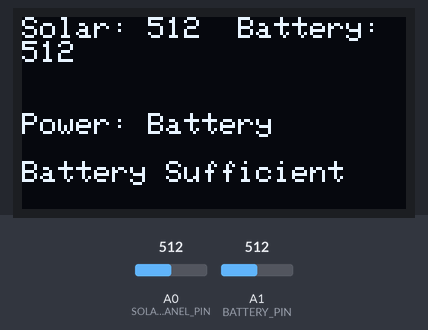
Bench run of a sketch on a simulated Arduino Uno, built with avr-gcc and run on an emulated ATmega328P. On the bench: 128×64 one-colour display. The inputs (shaded band) are chosen by the test bench; at power-on: A0 (SOLAR_PANEL_PIN) = 512, A1 (BATTERY_PIN) = 512. What the sketch prints to the serial monitor is not drawn.

Above: at 1.2 s.
1.3 s: A0 (SOLAR_PANEL_PIN) set to 716
At 2.7 s:
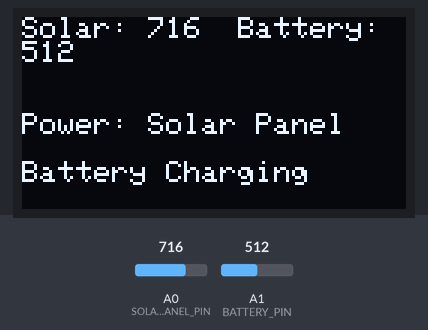
3.8 s: A1 (BATTERY_PIN) set to 810
At 5.5 s:
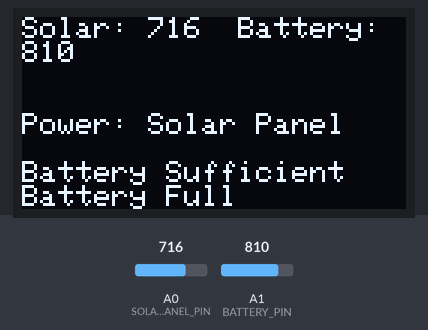
6.1 s: A0 (SOLAR_PANEL_PIN) set to 900
At 8.0 s:
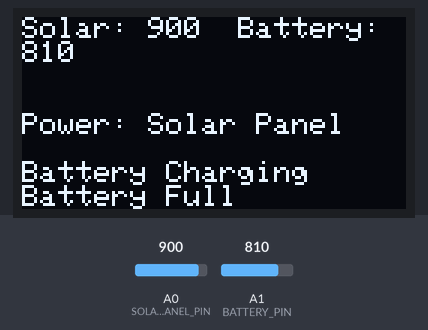
8.4 s: A1 (BATTERY_PIN) set to 884
At 10.3 s:
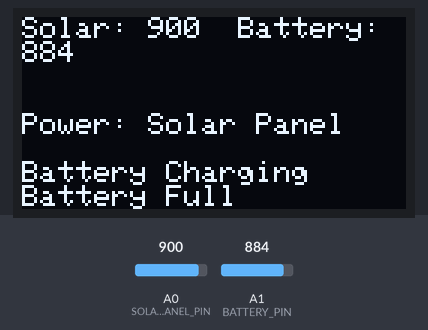
10.8 s: A1 (BATTERY_PIN) set to 913
At 12.8 s:
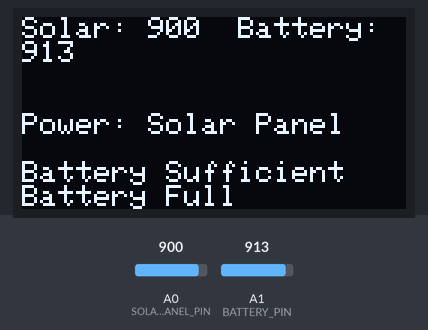
13.1 s: A0 (SOLAR_PANEL_PIN) set to 531
At 15.1 s:
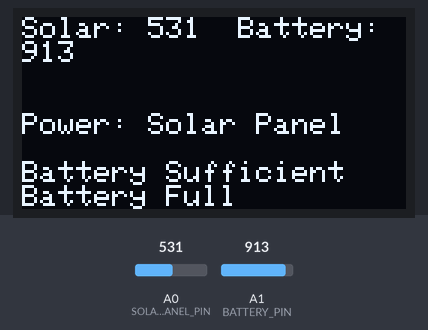
15.4 s: A0 (SOLAR_PANEL_PIN) set to 497
Timing chart, 0 to 18.4 s (numbered marks = the images above; inputs shaded):
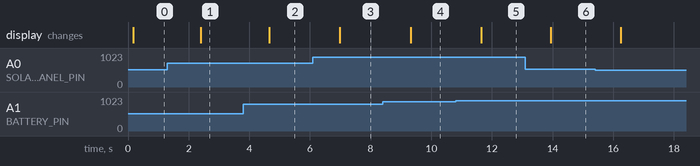

Measured:
- the behaviour switches between 899 and 900 on A1 (BATTERY_PIN) (found by bisection; images 4 and 5)
- after the input at 1.3 s, the display: changes after 1.1 s (image 1)
- after the input at 3.8 s, the display: changes after 0.86 s (image 2)
- after the input at 6.1 s, the display: changes after 0.88 s (image 3)
- after the input at 8.4 s, the display: changes after 0.93 s (image 4)
- after the input at 10.8 s, the display: changes after 0.85 s (image 5)
- after the input at 13.1 s, the display: changes after 0.83 s (image 6)

The sketch:

LAB_4_Q3_mP.ino
```cpp
//***using the potentiometer to on pcb to ask change the voltages being produced by "solar panel"

//here we are including our libraries
#include <Wire.h>
#include <Adafruit_GFX.h>
#include <Adafruit_SSD1306.h>

//here we are assigning our pins to the variables
#define SOLAR_PANEL_PIN A0
#define BATTERY_PIN A1
#define CHARGING_VOLTAGE_THRESHOLD 800  // Threshold for fully charged battery
#define SOLAR_THRESHOLD 512  // Solar panel voltage threshold (around 2.5V)

//here we are setting up the screen
#define SCREEN_WIDTH 128
#define SCREEN_HEIGHT 64
#define OLED_RESET    -1
Adafruit_SSD1306 display(SCREEN_WIDTH, SCREEN_HEIGHT, &Wire, OLED_RESET);

void setup() {
  // here we starting serial communication
  Serial.begin(9600);

  //here we are initializing the screen
  if(!display.begin(SSD1306_SWITCHCAPVCC, 0x3C)) {
    Serial.println(F("SSD1306 allocation failed"));
    for(;;); // Halt if screen fails to initialize
  }

  //here we are setting up the screen
  //by setting the text size, color, and cursor
  display.clearDisplay();
  display.setTextSize(1);
  display.setTextColor(SSD1306_WHITE);
  display.setCursor(0,0);
  display.print(F("Solar Charge Controller"));
  display.display();
}

void loop() {
  //here we are reading the voltages from the solar panel and the battery
  int solarPanelVoltage = analogRead(SOLAR_PANEL_PIN);
  int batteryVoltage = analogRead(BATTERY_PIN);

  //here we are printing the raw analog reads to the serial monitor
  Serial.print("Solar Panel Voltage (Raw): ");
  Serial.println(solarPanelVoltage);
  Serial.print("Battery Voltage (Raw): ");
  Serial.println(batteryVoltage);

  //here we are clearning the display
  display.clearDisplay();

  //then displaying the current voltage readings
  display.setCursor(0, 0);
  display.print(F("Solar: "));
  display.print(solarPanelVoltage);
  display.print(F("  Battery: "));
  display.println(batteryVoltage);

  //here we are checking if the solar panel voltage is greater than the threshold
  //depending on it is greater than or less than the threshold voltage will determine which
  //component is providing power
  if (solarPanelVoltage > SOLAR_THRESHOLD) {
    //here we are setting the cursor for where the text should be written on the screen
    display.setCursor(0, 32);
    display.print(F("Power: Solar Panel"));
    Serial.println("Solar panel is providing power.");
  }
  else {
    display.setCursor(0, 32);
    display.print(F("Power: Battery"));
    Serial.println("Solar panel is not providing power. Using battery.");
  }

  //here we are checking if the battery voltage is lower than the solar panel voltage
  //if that is the case then the battery will be considered to be charging and this will be displayed on the screen
  if (batteryVoltage < solarPanelVoltage) {
    //here we are setting the cursor for where the text should be written on the screen
    display.setCursor(0, 48);
    display.print(F("Battery Charging"));
    Serial.println("Battery voltage is lower than solar panel. Charging battery.");
  } else {
    display.setCursor(0, 48);
    display.print(F("Battery Sufficient"));
    Serial.println("Battery voltage is sufficient.");
  }

  //here we are checking ff the battery is sufficiently charged
  //if this is the case then the battery will stop charging and use solar power
  if (batteryVoltage >= CHARGING_VOLTAGE_THRESHOLD) {
    //here we are setting the cursor for where the text should be written on the screen
    display.setCursor(0, 56);
    display.print(F("Battery Full"));
    Serial.println("Battery is fully charged. Switching to solar power.");
  }

  //here we are updating the display with the new information
  display.display();

  //here we have a small delay being reading the information again
  delay(1000);
}
```
